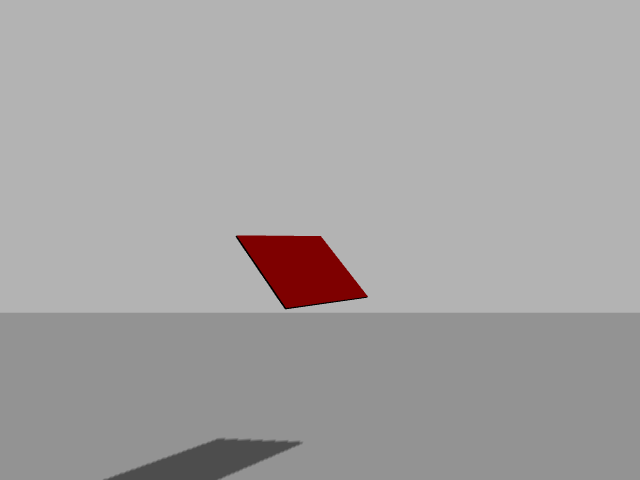
#> input picture images/panel5.png, 640 x 480 px
$ python test.py   (Python 2 division)   (older library calls are emulated)
#> lines starting #> are read from the running program, lines starting #| are printed output that depends on the picture; after the words box and inside, x2 and y2 are one past the last pixel; in counts of white or black regions, pixels touching at a corner belong together; long printed decimals are rounded
### 2D_Pose_Estimation/ShapeDetector.py
# import the necessary packages
import cv2

class ShapeDetector:
	def __init__(self):
		pass

	def detect(self, c):
		# initialize the shape name and approximate the contour
		shape = "unidentified"
		peri = cv2.arcLength(c, True)
		approx = cv2.approxPolyDP(c, 0.04 * peri, True)

		# if the shape is a triangle, it will have 3 vertices
		if len(approx) == 3:
			shape = "triangle"

		# if the shape has 4 vertices, it is either a square or
		# a rectangle
		elif len(approx) == 4:
			# compute the bounding box of the contour and use the
			# bounding box to compute the aspect ratio
			(x, y, w, h) = cv2.boundingRect(approx)
			ar = w / float(h)

			# a square will have an aspect ratio that is approximately
			# equal to one, otherwise, the shape is a rectangle
			shape = "square" if ar >= 0.95 and ar <= 1.05 else "rectangle"

		# if the shape is a pentagon, it will have 5 vertices
		elif len(approx) == 5:
			shape = "pentagon"

		# otherwise, we assume the shape is a circle
		else:
			shape = "circle"

		# return the name of the shape
		return shape, approx

### DrawFrame.py
import numpy as np
import math
import cv2
#TASK: Not yet able to properly define size of frame
#TASK: Put the frame on the panel (DONE)
#CONTEXTUAL CODE

class DrawFrame:

	def __init__(self):
		pass

	def draw_coord_frame(self, cv_image, camera_matrix, tvec, rvec, frame_length):

		PI = math.pi

		#rpy in deg (Clockwise direction)
		#~ Roll = rpy[0]
		#~ Pitch = rpy[1]
		#~ Yaw = rpy[2]

		#~ #object center in m
		#~ xc = object_center[0]
		#~ yc = object_center[1]
		#~ zc = object_center[2]

		#Coordinate Assignment
		P0 = np.zeros((3,3), dtype=float)
		P1 = np.zeros((3,3), dtype=float)
		#~ #X
		#~ P0[0][0] = 1.
		#~ #Y
		#~ P0[1][1] = 1.
		#~ #Z
		#~ P0[2][2] = 1.

		#X
		P1[0][0] = frame_length
		#Y
		P1[1][1] = frame_length
		#Z
		P1[2][2] = frame_length


		#Perform rotation
		#~ T = np.zeros((3,3,3), dtype = float)

		#~ r = -1*Roll/180. * PI
		#~ p = -1*Pitch/180. * PI
		#~ y = -1*Yaw/180. * PI

		#~ #Roll Transform
		#~ T[0][0][0] = math.cos(r)
		#~ T[0][0][1] = -math.sin(r)
		#~ T[0][1][0] = math.sin(r)
		#~ T[0][1][1] = math.cos(r)
		#~ T[0][2][2] = 1.

		#~ #Pitch Transform
		#~ T[1][1][1] = math.cos(p)
		#~ T[1][1][2] = -math.sin(p)
		#~ T[1][2][1] = math.sin(p)
		#~ T[1][2][2] = math.cos(p)
		#~ T[1][0][0] = 1

		#~ #Yaw Transform
		#~ #Pitch Transform
		#~ T[2][0][0] = math.cos(y)
		#~ T[2][0][2] = -math.sin(y)
		#~ T[2][2][0] = math.sin(y)
		#~ T[2][2][2] = math.cos(y)
		#~ T[2][1][1] = 1

		#~ print T

		#Rotation matrix determine by row x pitch x yaw (Rotation about current frame)
		#Rotation of rpy done according to the local frame
		#~ T0 = np.dot(T[0], T[1])
		#~ T1 = np.dot(T0, T[2])

		#~ #Rotation done according to the world frame
		#~ T0 = np.dot(T[2], T[1])
		#~ T1 = np.dot(T0, T[0])

		#~ print T0
		#~ print "Predefined Transformation Matrix:"
		#~ print T1

		#~ for x in range(3):
			#~ P1[x] = np.dot(T1 ,P0[x])

		#~ print P1

		#~ for x in range(3):
			#~ for x2 in range(3):
				#~ P1[x][x2] = P1[x][x2] * frame_length

		#~ print P1

		#Assignment of frame center
		P=np.zeros((4,3), dtype=float)
		#~ P[0][0] = xc
		#~ P[0][1] = yc
		#~ P[0][2] = zc
		P[0][0] = 0.35
		P[0][1] = 0.25
		P[0][2] = 0

		#~ print P

		#Assignment of extension

		P[1][0] = P[0][0] + P1[0][0]
		P[1][1] = P[0][1] + P1[0][1]
		P[1][2] = P[0][2] + P1[0][2]

		P[2][0] = P[0][0] + P1[1][0]
		P[2][1] = P[0][1] + P1[1][1]
		P[2][2] = P[0][2] + P1[1][2]

		P[3][0] = P[0][0] + P1[2][0]
		P[3][1] = P[0][1] + P1[2][1]
		P[3][2] = P[0][2] + P1[2][2]

		print "Points after transformation:"
		print P

		#Plotting points
		image_points = cv2.projectPoints(P, rvec, tvec, camera_matrix, None)

		#~ print image_points[0]

		A = (int(image_points[0][0][0][0]),int(image_points[0][0][0][1]))
		B = (int(image_points[0][1][0][0]),int(image_points[0][1][0][1]))
		C = (int(image_points[0][2][0][0]),int(image_points[0][2][0][1]))
		D = (int(image_points[0][3][0][0]),int(image_points[0][3][0][1]))
		#B:x-axis, C:y-axis, D:z-axis

		#Red
		cv2.line(cv_image, A, B,(255,0,0), 2)
		#Green
		cv2.line(cv_image, A, C,(0,255,0), 2)
		#Yellow
		cv2.line(cv_image, A, D,(0,255,255), 2)

		return cv_image

### test.py
import numpy as np
import math
import cv2
from DrawFrame import DrawFrame
from ShapeDetector import ShapeDetector
import imutils
from imutils import perspective
from imutils import contours
PI = math.pi

#=====SET CAMERA PARAMETERS=====
cv_image = cv2.imread("images/panel5.png")
#> cv_image is the input picture: shape (480, 640, 3); mean B, G, R 163.4, 163.4, 165.8
height, width= cv_image.shape[:2]
#> height = 480; width = 640

#Camera matrix determined from ROS camera_info topic
#Use rostopic echo /camera1/rgb/camera_info
#[PROBLEM] What is the fx and fy numbers?

fx = 554.255
fy = 554.255
cx = width/2
#> cx = 320
cy = height/2
#> cy = 240

print width
#| 640
print height
#| 480

#KINECT CAMERA VALUES
#[QUESTION] What are the units for the focal lengths given here?
#~ fx = 554.255
#~ fy = 554.255
#~ cx = 640/2
#~ cy = 480/2

camera_matrix = np.array(([fx,0.,cx],[0.,fy,cy],[0.,0.,1.]))

#TRANSLATION AND ROTATION MATRIX FOR CAMERA POSITION
rvec = np.zeros((3,3),dtype=float)
tvec = np.zeros((1,3),dtype=float)
for x in range(3):
	rvec[x][x]=1
	tvec[0][x]=0

tvec[0][0] = 0
tvec[0][1] = 0
tvec[0][2] = 0

#CONTEXTUAL INFORMATION
#rpy in deg (Clockwise direction)
rpy = np.zeros((3), dtype=float)
object_center = np.zeros((3), dtype=float)
#Roll
rpy[0] = 0
#Pitch
rpy[1] = -45
#Yaw
#~ rpy[2] = -50.73
rpy[2] = 50.73

#[PROBLEM] Pixel length doesn't translate to correct actual length
frame_length = 0.25

#=======BEGIN WORKING WITH IMAGE=======
#Determine Object Corner

#Performs segmentisation of the background
gray = cv2.cvtColor(cv_image, cv2.COLOR_BGR2GRAY)
blurred = cv2.GaussianBlur(gray, (5, 5), 0)
thresh = cv2.threshold(blurred, 70, 255, cv2.THRESH_BINARY_INV)[1]
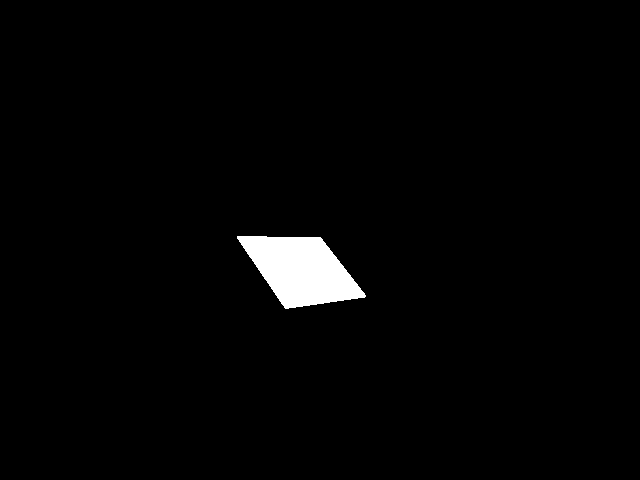
#> thresh: shape (480, 640); 1.9% white; 1 white region

#find contours in the thresholded image
cnts = cv2.findContours(thresh.copy(), cv2.RETR_EXTERNAL,
	cv2.CHAIN_APPROX_SIMPLE)
#> cnts = 1 contour; box (x1, y1, x2, y2) and area: (237, 236, 366, 309) 5670
cnts = cnts[0] if imutils.is_cv2() else cnts[1]

sd = ShapeDetector()

# loop over the contours
for c in cnts:
	# compute the center of the contour
	M = cv2.moments(c)
	cX = int(M["m10"] / M["m00"])
	cY = int(M["m01"] / M["m00"])
	#~ cX = int((M["m10"] / M["m00"]) * ratio)
	#~ cY = int((M["m01"] / M["m00"]) * ratio)
	shape, approx = sd.detect(c)

	# multiply the contour (x, y)-coordinates by the resize ratio,
	# then draw the contours and the name of the shape on the image
	#~ c = c.astype("float")
	#~ c *= ratio
	#~ c = c.astype("int")

	display_text = "Contour: %d Approx: %d Test Value: %d" % (len(c),len(approx),camera_matrix[0][0])

	# draw the contour (red), center (blue), label (white), display (topleft, red)
	cv2.drawContours(cv_image, [approx], -1, (0, 0, 255), 2)
	cv2.circle(cv_image, (cX, cY), 5, (255, 0, 0), -1)
	cv2.putText(cv_image, shape, (cX - 20, cY - 20),
		cv2.FONT_HERSHEY_SIMPLEX, 0.5, (255, 255, 255), 2)
	cv2.putText(cv_image, display_text, (0, 10),
		cv2.FONT_HERSHEY_SIMPLEX, 0.3, (0, 0, 255), 1)

	# draw contour points (green)
	n1 = approx.shape
	for x in range(int(n1[0])):
		cv2.circle(cv_image, (int(approx[x,0,0]), int(approx[x,0,1])),
			4, (0, 255, 0), -1)
#> this loop made 1 pass
#> (cX, cY, shape, peri in detect, approx, x in detect, y in detect, w in detect) on pass 1: (300, 269, 'rectangle', 337.9, [[237, 236], [285, 308], [365, 296], [320, 237]], 237, 236, 129)
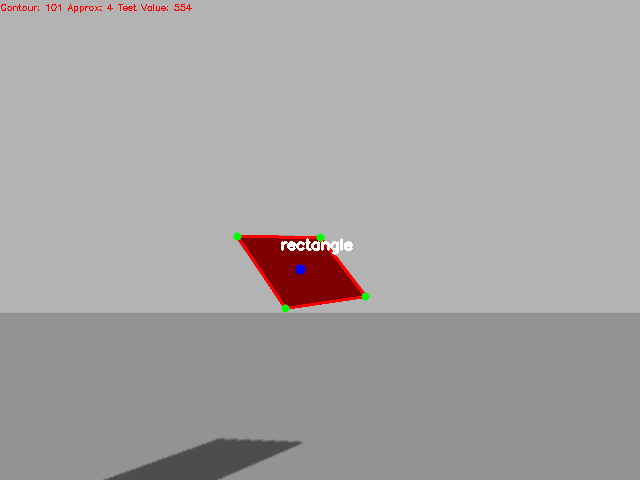
#> cv_image: shape (480, 640, 3); 0.66% of pixels changed, all inside (x1, y1, x2, y2) = (1, 4, 370, 313)

#=======BEGIN POSE DETERMINATION=========
#[PROBLEM] What are the units to be used for the object points definition? Pixel or meter units?
owidth = 0.7
oheight = 0.5
othick = 0.01
#Try defining a pure plane
#~ object_points = np.array(([(0,0,0)],[(owidth,0,0)],[(owidth,oheight,0)]
	#~ ,[(0,oheight,0)],[(0,0,othick)],[(owidth,0, othick)],[(owidth,oheight,othick)]
	#~ ,[(0,oheight,othick)]),dtype=float)
object_points = np.array(([(0,0,0)],[(owidth,0,0)],[(owidth,oheight,0)]
	,[(0,oheight,0)]),dtype=float)

image_points = np.zeros((4,1,2), dtype=float)
for x in range(4):
	image_points[x][0][0] = approx[x][0][0]
	image_points[x][0][1] = approx[x][0][1]
#> after the loop, image_points = [[237, 236], [285, 308], [365, 296], [320, 237]]

print "Image Points:"
print image_points
#| [[[237. 236.]]
#|  [[285. 308.]]
#|  [[365. 296.]]
#|  [[320. 237.]]]

#The translation units are returned in the same units used for the object_points.
retval, orvec, otvec = cv2.solvePnP(object_points, image_points,
	camera_matrix, None)
#> retval = True; orvec = [1.68, 1.23, -0.507]; otvec = [-0.473, -0.0138, 3.31]

#object center in m
#Object center units should be the same as those used in the camera matrix
#xc
object_center[0] = otvec[0]
#yc
object_center[1] = otvec[1]
#zc
object_center[2] = otvec[2]

print "retval:"
print retval
#| True

print "Output Rotational Vector:"
print orvec
#| [[ 1.685]
#|  [ 1.226]
#|  [-0.5073]]

print "Output Translational Vector:"
print otvec
#| [[-0.4733 ]
#|  [-0.01378]
#|  [ 3.306]]

df = DrawFrame()
e_image = df.draw_coord_frame(cv_image, camera_matrix, otvec, orvec, frame_length)
#> in draw_coord_frame, `A = (int(image_points[0][0][0][0]),int(image_points[0][0][0][1]))`: A = (301, 266)
#> in draw_coord_frame, `B = (int(image_points[0][1][0][0]),int(image_points[0][1][0][1]))`: B = (319, 291)
#> in draw_coord_frame, `C = (int(image_points[0][2][0][0]),int(image_points[0][2][0][1]))`: C = (339, 263)
#> in draw_coord_frame, `D = (int(image_points[0][3][0][0]),int(image_points[0][3][0][1]))`: D = (309, 227)
#> in draw_coord_frame, `cv2.line(cv_image, A, B,(255,0,0), 2)`: cv_image: shape (480, 640, 3); 0.03% of pixels changed, all inside (x1, y1, x2, y2) = (305, 270, 321, 293)
#> in draw_coord_frame, `cv2.line(cv_image, A, C,(0,255,0), 2)`: cv_image: shape (480, 640, 3); mean B, G, R 163.5, 163.6, 166.3
#> in draw_coord_frame, `cv2.line(cv_image, A, D,(0,255,255), 2)`:
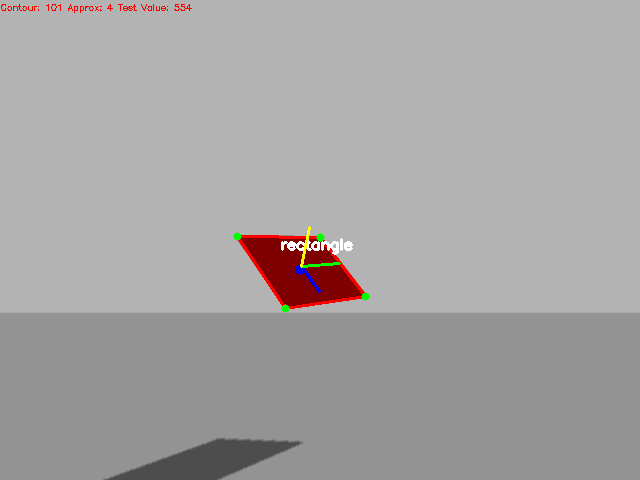
#> cv_image: shape (480, 640, 3); mean B, G, R 163.5, 163.7, 166.3

cv2.imshow("Image window", cv_image)
cv2.imwrite("panelresult.png",cv_image)
cv2.waitKey(0)
